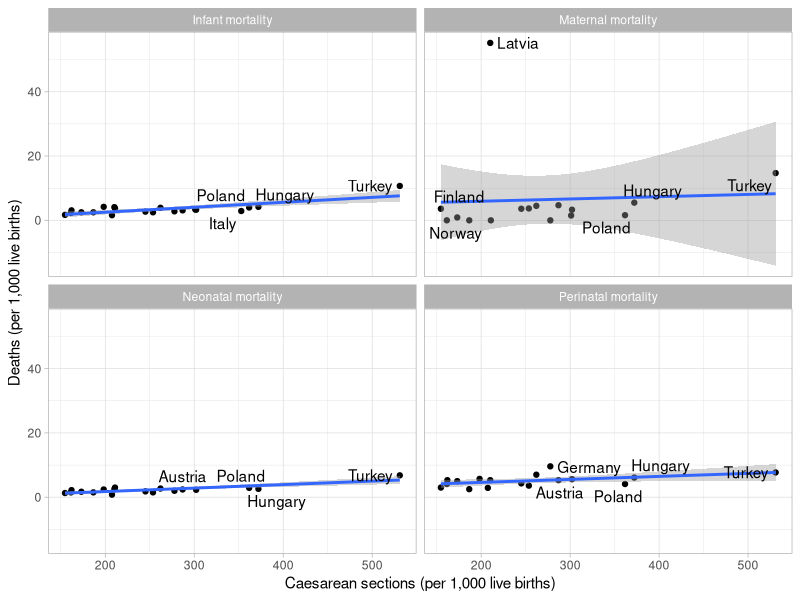

The R source for this figure:
## ---- chunk 1
#Load the required packages
library(tidyverse)
library(readr)
library(ggrepel)

#Load the data
Caesarean_rates <- read_csv("../data/DP_LIVE_13042018135921941.csv")
Outcomes <- read_csv("../data/HEALTH_STAT_13042018135958973.csv")

#Join the two sources
Caesarean_rates <- Caesarean_rates %>% filter(TIME == 2015) %>%
  select(LOCATION, TIME, Caesarean_rate = Value)

Outcomes <- Outcomes %>% filter(Year == 2015, VAR != "MATINETW", VAR != "MATIINTW") %>%
  select(COU, VAR, Country, Variable, Year, Outcome_Value = "Value") %>%
#rename the variables into something more understandable
  mutate(VAR = recode(VAR, `MATIINFA` = "Infant mortality",
                      `MATIMATM` = "Maternal mortality",
                      `MATINEON` = "Neonatal mortality",
                      `MATIPERI` = "Perinatal mortality"))

Combined <- left_join(Outcomes, Caesarean_rates, by = c(COU = "LOCATION"))

#Plot the data
ggplot(data = Combined , aes(x = Caesarean_rate, y = Outcome_Value)) + 
  geom_point() +
  geom_smooth(method = "lm") +
  geom_text_repel(aes(label = Country)) +
  facet_wrap(~ VAR, nrow = 2) +
  labs(x = "Caesarean sections (per 1,000 live births)",
       y = "Deaths (per 1,000 live births)") +
  theme_light()
## ---- chunk 2
sessionInfo()
